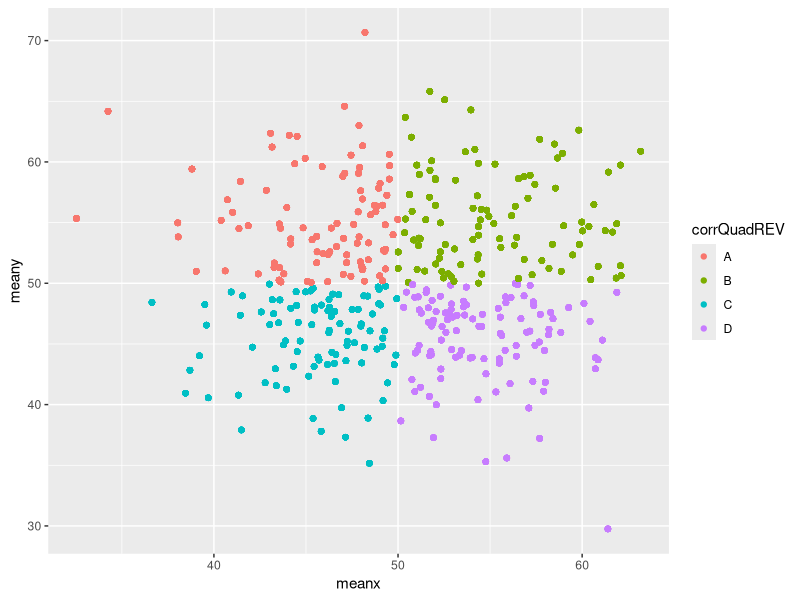
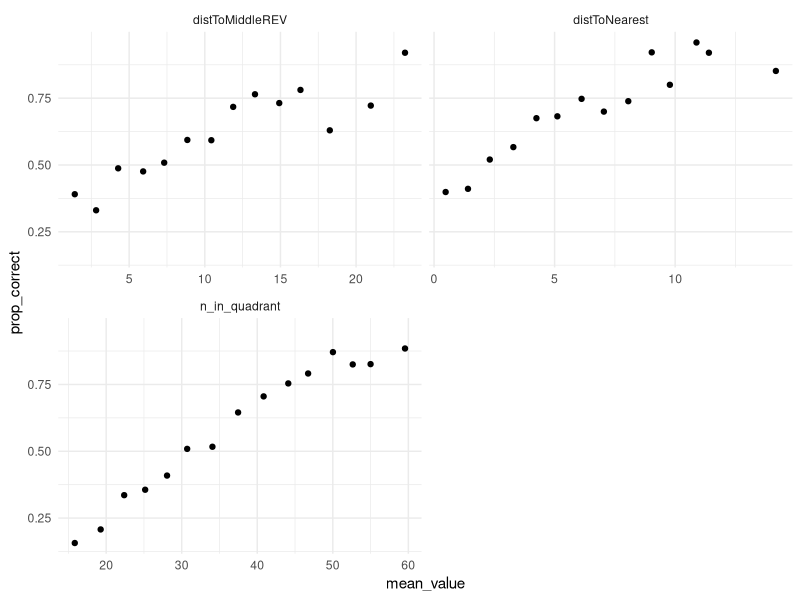

Reproduce these figures in R, in order.
## ---- chunk 1
library(tidyverse)
library(lme4)
library(broom)
## ---- chunk 2
df <- read.csv('../src/data/WittData_AHRev052324.csv')
dots <- read.csv('../src/data/Witt_Dots.csv')
## ---- chunk 3
dots <- dots %>% mutate(
  quadrant = case_when(
  x < 50 & y >= 50 ~ 'A',
  x >= 50 & y >= 50 ~ 'B',
  x < 50 & y < 50 ~ 'C',
  x >= 50 & y < 50 ~ 'D',
  )
)
## ---- chunk 4
mean_dots <- dots %>% 
  group_by(currImg) %>% 
  summarise(meanx = mean(x), meany = mean(y)) %>% 
  mutate(
      mean_quadrant = case_when(
        meanx < 50 & meany >= 50 ~ 'A',
        meanx >= 50 & meany >= 50 ~ 'B',
        meanx < 50 & meany < 50 ~ 'C',
        meanx >= 50 & meany < 50 ~ 'D',
    )
  )
## ---- chunk 5
full_dots <- left_join(dots, mean_dots, by = 'currImg') %>% 
  mutate(
    in_mean_quadrant = quadrant == mean_quadrant
    )
head(full_dots)

# Calculate the number of dots in the same quadrant as the centroid
mean_full_dots <- full_dots %>% 
  group_by(currImg) %>% 
  summarise(n_in_quadrant = sum(in_mean_quadrant))
head(mean_full_dots)
## ---- chunk 6
full_df <- left_join(df, mean_full_dots, by = 'currImg') %>% 
  mutate(
    correct = resp == corrQuadREV,
    distToNearest = pmin(abs(meanx -50), abs(meany - 50))
    )
full_df %>% head()
## ---- chunk 7
ggplot(df, aes(meanx, meany, color=corrQuadREV)) +
  geom_point()
## ---- chunk 8
cols <- c('distToNearest', 'distToMiddleREV', 'n_in_quadrant')


df_summary <- full_df %>% 
  mutate(dist_bin = cut(distToMiddleREV, breaks = 20)) %>% 
  group_by(dist_bin) %>%
  summarise(
    prop_correct = mean(correct),
    mea_dist = mean(distToMiddleREV)
    )

# Iterate over each column in cols and calculate the proportion correct for binned values of each column
summaries <- data.frame()
for (i in 1:length(cols)) {
  col <- cols[i]
  df_summary <- full_df %>% 
    mutate(col_bin = cut(!!sym(col), breaks = 15)) %>% 
    group_by(col_bin) %>%
    summarise(
      prop_correct = mean(correct),
      mean_value = mean(!!sym(col)),
      col_name = col
    )
  summaries <- bind_rows(summaries, df_summary)
}
head(summaries)
## ---- chunk 9
ggplot(summaries, aes(mean_value, prop_correct)) +
  facet_wrap(~col_name, scales='free_x', ncol=2) +
  geom_point() +
  theme_minimal()
